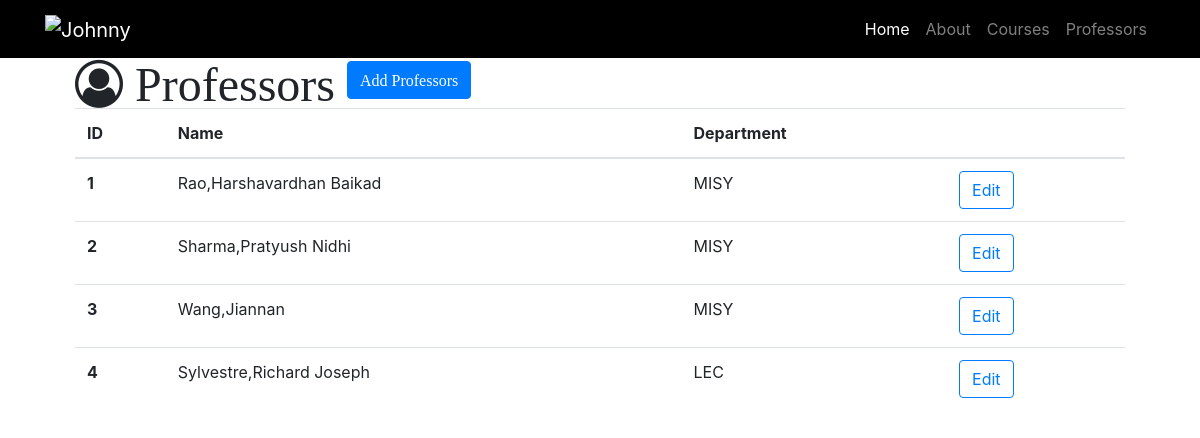
The app's page /professors, older data.
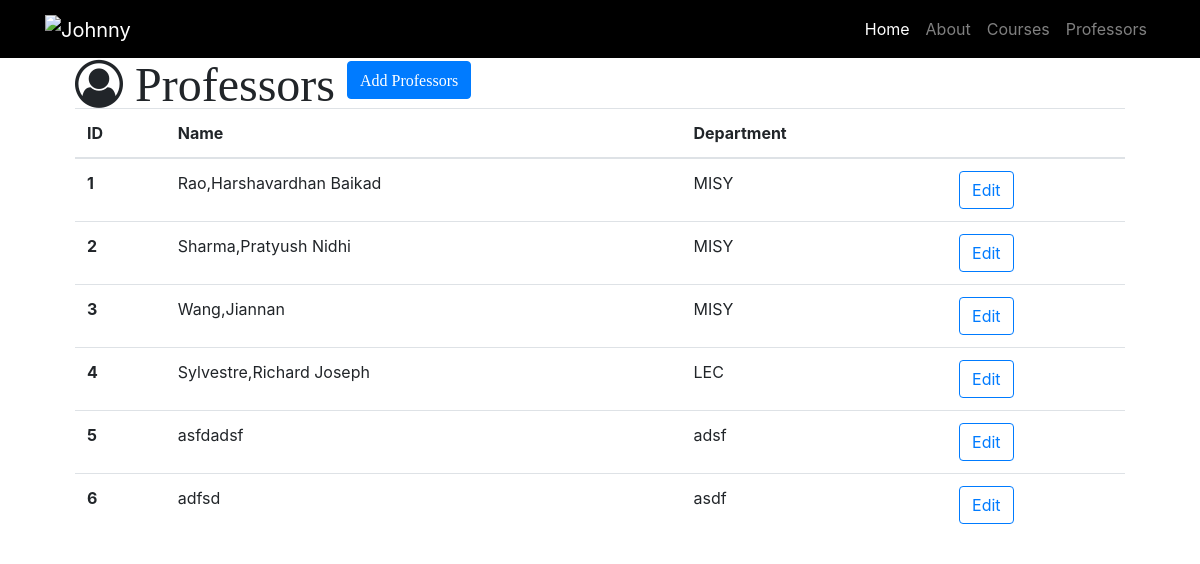
The same page, newer data.
### resume.py (models this page shows)
class Professor(db.Model):
    __tablename__ = 'professors'
    id = db.Column(db.Integer, primary_key=True)
    name = db.Column(db.String(64))
    department = db.Column(db.String(64))
    courses = db.relationship('Course', backref='professor')

### resume.py (the view)
@app.route('/professors')
def professors():
    professors = Professor.query.all()
    return render_template('professors.html', professors=professors)

### templates/professors.html (shortened to what this page needs)
{% extends "resume-base.html" %}
{% block head %}
{{ super () }}
{% endblock %}
{% block page_content %}
<div class="container">
<i class="fa fa-user-circle-o fa-3x" aria-hidden="true"> Professors
  <a id="add" href="/professor/add" class="btn btn-primary" role="button" aria-disabled="true">Add Professors</a>
</i>
{% if professors %}
   <table class="table">
     <thead>
       <tr>
         <th>ID</th>
         <th>Name</th>
         <th>Department</th>
         <th></th>
       </tr>
     </thead>
     <tbody>
       {% for professor in professors %}
       <tr>
           <th scope="row">{{ professor.id }}</th>
           <td>{{ professor.name }}</td>
           <td>{{ professor.department }}</td>
           <td>
             <a href="/professor/edit/{{professor.id}}" class="btn btn-outline-primary" role="button" aria-disabled="true">Edit</a>
           </td>
       </tr>
       {% endfor%}
     </tbody>
   </table>
   {% else %}
      <h3>there is no professors in the database yet.</h3>
    {% endif %}
 </div>
 {% endblock%}

Row changes from the older to the newer data that the page shows:
added Professor: id "5", name "asfdadsf", department "adsf"
added Professor: id "6", name "adfsd", department "asdf"
